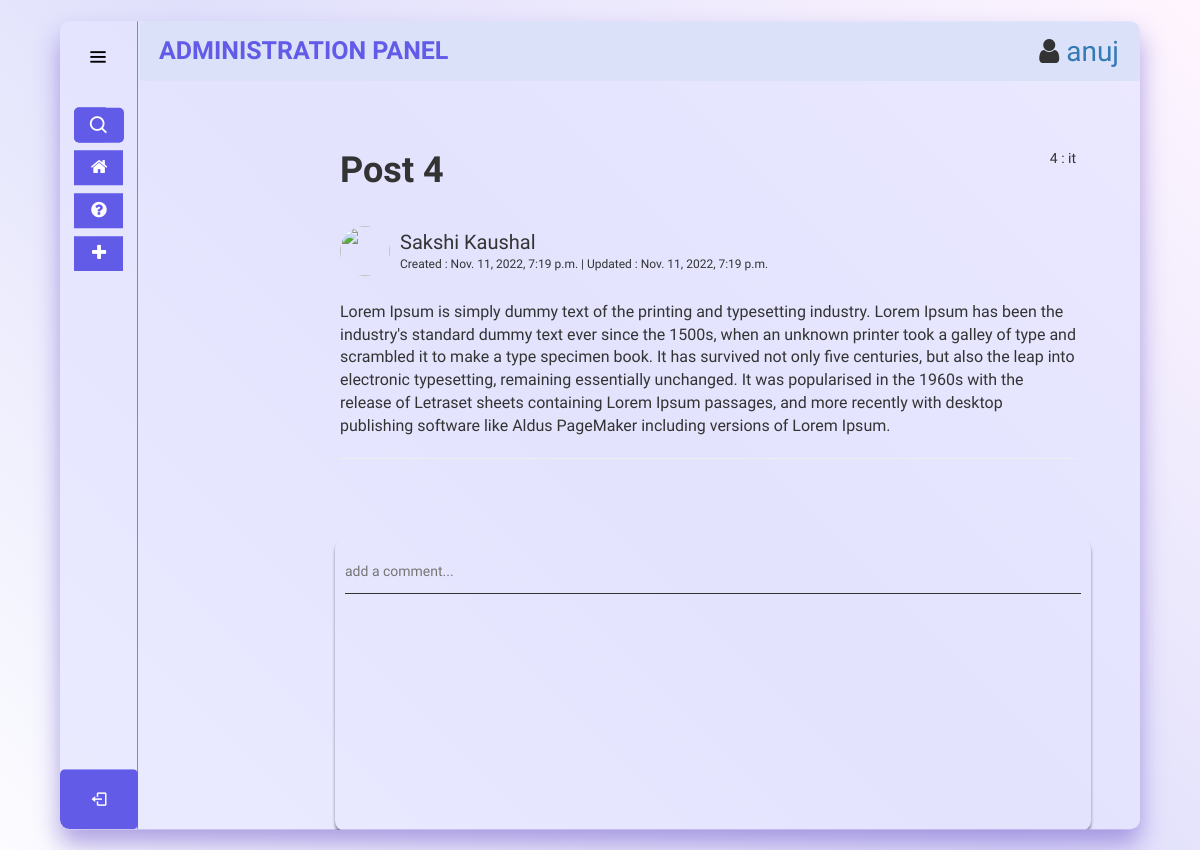
The app's page /post/24/ (signed in), older data.
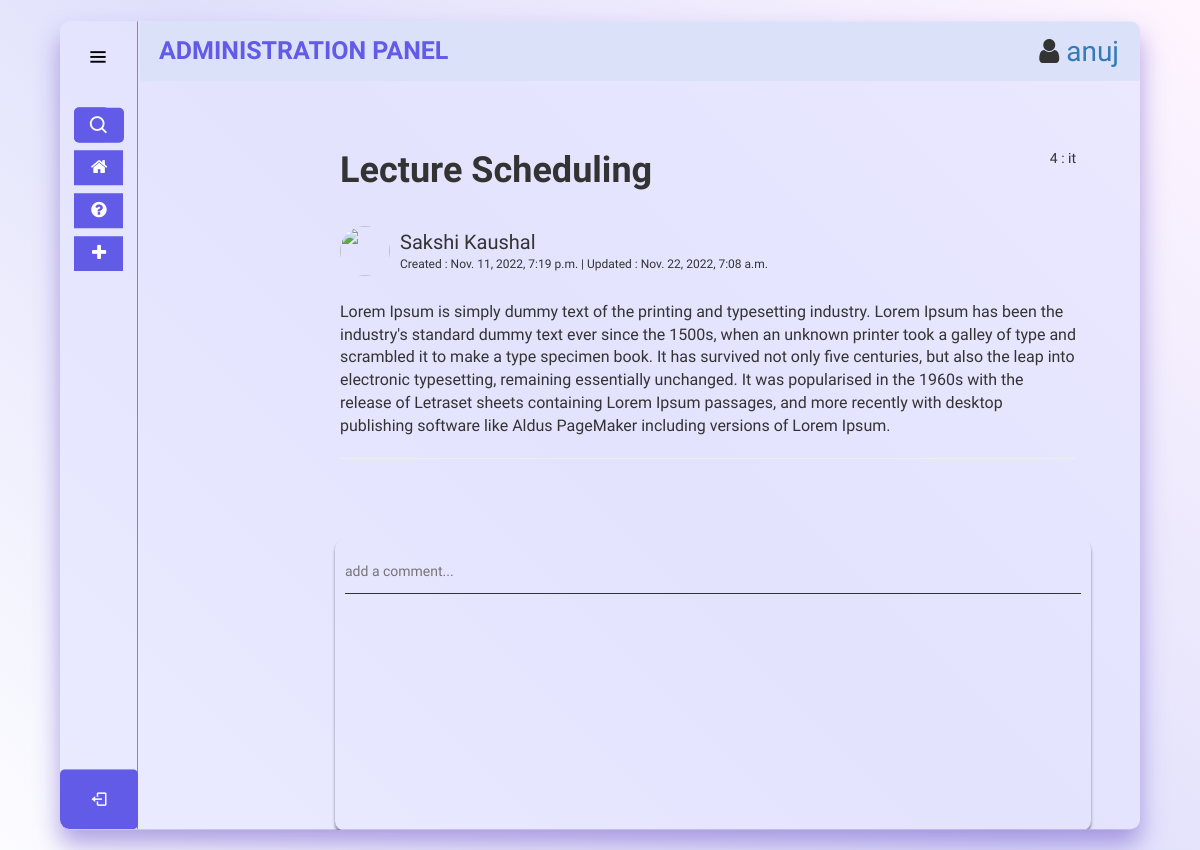
The same page, newer data.
### home/models.py (models this page shows, shortened)
class Post(models.Model):
    author = models.ForeignKey(User, on_delete=models.CASCADE, null=True)
    title = models.CharField(max_length=200)
    description = models.TextField(null=True, blank=True)
    created = models.DateTimeField(auto_now_add=True)
    branch = models.CharField(max_length=6, choices=BRANCH, default='all')
    year = models.CharField(max_length=6, choices=YEAR, default='all')
    updated = models.DateTimeField(auto_now=True)
    file = models.FileField(null=True, blank=True, upload_to='files/')
    class Meta:
        ordering = ['-updated', '-created']

### home/views.py (the view, shortened to what this page needs)
# urls.py: path('post/<str:pid>/', views.post, name='post'),
@login_required(login_url='login')
def post(request, pid):
    post = Post.objects.get(id=pid)
    comments = post.comments_set.all()
    context = {'post' : post, 'comments' : comments}
    return render(request, 'home/post.html', context)

### home/templates/home/post.html (shortened to what this page needs)
{% extends 'index.html' %}
{% load static %}
{% block content %}
<head>
    <link rel="stylesheet" href="{% static 'styles/post.css' %}">
</head>
<div class="outer_post">
    <div class="in_post">
        <div class="in_post-title">
            <h2 style="font-size:36px; display: inline;  font-weight: bold;">{{ post.title }}</h2>
            <h2 style="display: inline-flex; font-size: 14px;">{{ post.year }} : {{ post.branch }}</h2>
        </div>
        <div class="logo">
            <img src="https://cdn.icon-icons.com/icons2/1378/PNG/512/avatardefault_92824.png" alt="">
            <div class="inside">
                <h2 style="font-size: 20px;">{{ post.author.first_name }} {{ post.author.last_name }}</h2>
                <div class="time">
                    <h1 style="font-size: 12px;">Created : {{ post.created }} | Updated : {{ post.updated }}</h1>
                </div>
            </div>
        </div>
        <div class="in_post-desc">
            {{ post.description|linebreaks }}
        </div>
        <hr style="color: black">
    </div>
    <div class="comment_box">
        <form method="POST">
            <div class="comment">
                <input type="text" name="body" placeholder="add a comment..." cols="30" rows="5">
            </div>
        </form>
    </div>
</div>
{% endblock content %}

Row changes from the older to the newer data that the page shows:
changed Post "it": title "Post 4" → "Lecture Scheduling"; updated "Nov. 11, 2022, 7:19 p.m." → "Nov. 22, 2022, 7:08 a.m."
